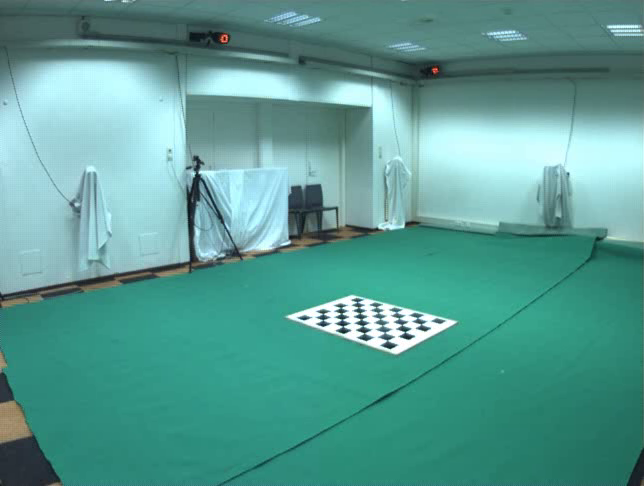
#> input picture frame 12 of Computer-Vision-3D-Reconstruction-master/Computer-Vision-3D-Reconstruction-master/data/cam1/checkerboard.avi, 644 x 486 px
$ python GetCameraIntrinsics.py
#> lines starting #> are read from the running program, lines starting #| are printed output that depends on the picture
import cv2 as cv
import numpy
import numpy as np

# termination criteria
criteria = (cv.TERM_CRITERIA_EPS + cv.TERM_CRITERIA_MAX_ITER, 30, 0.001)

camIntrinsic1 = cv.VideoCapture('data/cam1/intrinsics.avi')
camIntrinsic2 = cv.VideoCapture('data/cam2/intrinsics.avi')
camIntrinsic3 = cv.VideoCapture('data/cam3/intrinsics.avi')
camIntrinsic4 = cv.VideoCapture('data/cam4/intrinsics.avi')

camExtrinsic1 = cv.VideoCapture('data/cam1/checkerboard.avi')
camExtrinsic2 = cv.VideoCapture('data/cam2/checkerboard.avi')
camExtrinsic3 = cv.VideoCapture('data/cam3/checkerboard.avi')
camExtrinsic4 = cv.VideoCapture('data/cam4/checkerboard.avi')

cam1xml = cv.FileStorage(f'data/cam1/config.xml', cv.FileStorage_READ)
cam2xml = cv.FileStorage(f'data/cam2/config.xml', cv.FileStorage_READ)
cam3xml = cv.FileStorage(f'data/cam3/config.xml', cv.FileStorage_READ)
cam4xml = cv.FileStorage(f'data/cam4/config.xml', cv.FileStorage_READ)

CB_data = cv.FileStorage('data\checkerboard.xml', cv.FileStorage_READ)

s = cv.FileStorage('data\checkerboard.xml', cv.FileStorage_READ)

#chessboard parameters
columns = int(s.getNode('CheckerBoardWidth').real())
rows = int(s.getNode('CheckerBoardHeight').real())
board_shape = (columns, rows)
cube_size = int(s.getNode('CheckerBoardSquareSize').real())
s.release()

# prepare object points with cube size, like (0,0,0), (115,0,0), (230,0,0) ....,(345,575,0)
objp = np.zeros((columns * rows, 3), np.float32)
objp[:, :2] = cube_size * np.mgrid[0:columns, 0:rows].T.reshape(-1, 2)

#amount of clicks for the corners
clicks = 0

# #draw a cube on the image given the corners and the projected points
# project 3D points to image plane
# [76 lines left out: functions draw_cube, Online, reprojectionError, not called in this run]

# use a projective matrix to calculate all the corners in a grid
# this way both the x and y coordinates are taken into account
def interpolateCorners(init_corners, image):

    #calculate the projective matrix
    input_pts = np.float32(init_corners)
    output_pts = np.float32([[500, 500], [500, 0], [0, 0], [0, 500]])
    M = cv.getPerspectiveTransform(output_pts, input_pts)

    # calculate coordinates of grid between 0 and 500 with length of rows and columns, this number does not matter as it is only the size of the unit matrix
    x = np.linspace(0, 500, rows)
    y = np.linspace(0, 500, columns)
    #combine x and y to get a grid of coordinates
    grid = np.array(np.meshgrid(x, y)).T.reshape(-1, 2)

    corners = []
    #use the matrix to transform the grid to coordinates on the image
    for point in grid:
        corner = cv.perspectiveTransform(np.array([[point]], dtype=np.float32), M)[0]
        corners.append(corner)

    corners = np.array(corners, ndmin=3, dtype=np.float32)
    return corners


# click event handler
# saves the x and y coordinates of 4 clicks
# need to in order: top left, clockwise
# [11 lines left out: function click_event, not called in this run]


# shows the image where corners need to be manually acquired
def getChessboardCorners(img):
    cv.imshow('Click corners (Clockwise from top-left)', img)
    corners = np.zeros((4, 2))
    cv.setMouseCallback('Click corners (Clockwise from top-left)', click_event, param= (corners, clicks))
    cv.waitKey(0)
    return True, corners


# collect all the cornerpoints of the images in images
# when corners cant be detected automatically, acquire them manually
# also refines the corner positions of both automatic and manual corners
# [62 lines left out: functions Offline, getFrames, not called in this run]


def main():
    img1 = calibrateCam(camIntrinsic1, camExtrinsic1, 'cam1')
    img2 = calibrateCam(camIntrinsic2, camExtrinsic2, 'cam2')
    img3 = calibrateCam(camIntrinsic3, camExtrinsic3, 'cam3')
    img4 = calibrateCam(camIntrinsic4, camExtrinsic4, 'cam4')
    print('done ')
    # [9 lines of commented-out code are left out]


def calibrateCam(intrinsic, extrinsic, cam_string):
#> called with cam_string = 'cam1'
    print(cam_string)
    # frames = getFrames(intrinsic, 20)
    # ret, mtx, dist, rvecs, tvecs = Offline(frames)
    cam_xml = cv.FileStorage(f'data\{cam_string}\config.xml', cv.FileStorage_READ)
    mtx = cam_xml.getNode('CameraMatrix').mat()
    dist = cam_xml.getNode('DistortionCoeffs').mat()


    print(f'calibration {cam_string}:\n cam:\n{mtx},\n distortion:\n {dist}')

    ret, img = extrinsic.read()
#> img is the input picture: shape (486, 644, 3); mean B, G, R 147.5, 155.7, 89.3
    gray = cv.cvtColor(img, cv.COLOR_BGR2GRAY)
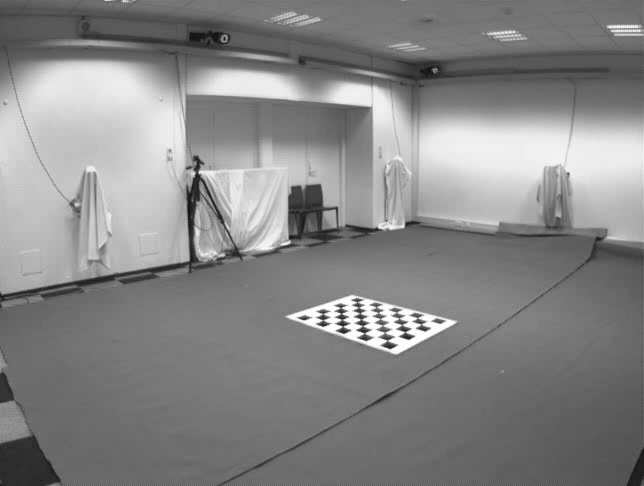
#> gray: shape (486, 644); min 11, max 255, mean 134.8

    ret, corners = getChessboardCorners(gray)
#> ret = True; corners = [[0, 0], [0, 0], [0, 0], [0, 0]]
    corners = interpolateCorners(corners, gray)
#> in interpolateCorners, `M = cv.getPerspectiveTransform(output_pts, input_pts)`: M = [[-2.79e-32, -2.79e-32, -6.97e-32], [-1.44e-32, -1.44e-32, 6.97e-32], [0.707, 0.707, -2.57e-17]]
#> the loop in interpolateCorners, `for point in grid:` made 48 passes
#> corner on passes 1 to 12: [[0, 0]], [[-4.09e-32, -1.9e-32]], [[-4.02e-32, -1.97e-32]], [[-3.99e-32, -1.99e-32]], [[-3.98e-32, -2e-32]], [[-3.98e-32, -2.01e-32]], [[-3.97e-32, -2.01e-32]], [[-3.97e-32, -2.02e-32]], [[-4.05e-32, -1.94e-32]], [[-4.01e-32, -1.98e-32]], [[-3.99e-32, -2e-32]], [[-3.98e-32, -2.01e-32]]
#> after the loop in interpolateCorners, `for point in grid:`: corners = 48 items, first 6: [[0, 0]], [[-4.09e-32, -1.9e-32]], [[-4.02e-32, -1.97e-32]], [[-3.99e-32, -1.99e-32]], [[-3.98e-32, -2e-32]], [[-3.98e-32, -2.01e-32]]
#> in interpolateCorners, `corners = np.array(corners, ndmin=3, dtype=np.float32)`: corners = 48 rows, first 8: [0, 0], [-4.09e-32, -1.9e-32], [-4.02e-32, -1.97e-32], [-3.99e-32, -1.99e-32], [-3.98e-32, -2e-32], [-3.98e-32, -2.01e-32], [-3.97e-32, -2.01e-32], [-3.97e-32, -2.02e-32]

    # refine the corner positions
#> (the run stopped early here; a loop or call above may not have finished)
